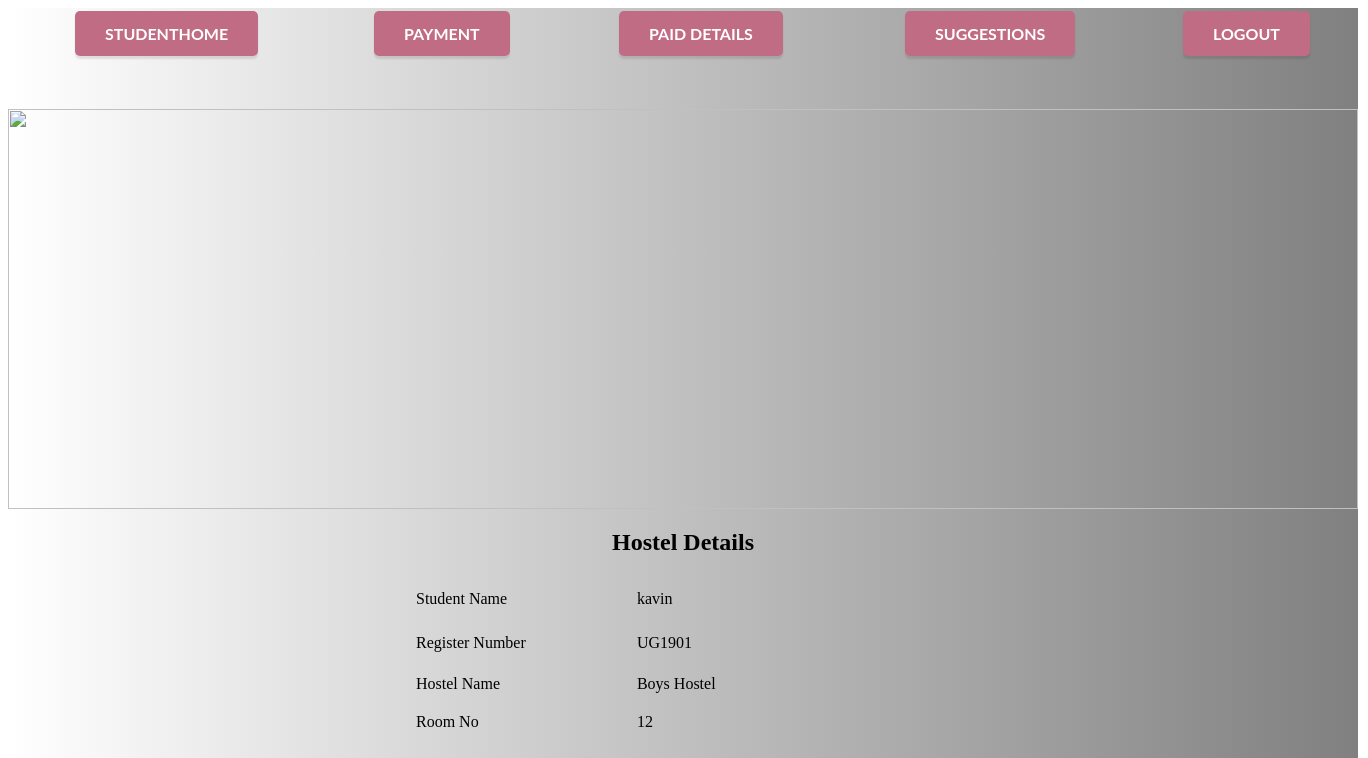
Page /ex/studhome.php (signed in) on the committed database.
### tables this page shows
CREATE TABLE `stud` (
  `id` int(11) NOT NULL,
  `stud_id` varchar(20) DEFAULT NULL,
  `name` varchar(50) NOT NULL,
  `reg` varchar(50) NOT NULL,
  `gender` varchar(50) NOT NULL,
  `age` varchar(50) NOT NULL,
  `email` varchar(50) NOT NULL,
  `phone` varchar(50) NOT NULL,
  `dept` varchar(50) NOT NULL,
  `hname` varchar(50) NOT NULL,
  `room` varchar(50) NOT NULL
);

### ex/studhome.php (the view, shortened to what this page needs)
<?php
include("dbconnect.php");
extract($_POST);
$reg=$_SESSION['reg'];
?>
<html>
<head>
  <link rel="stylesheet" href="indexstyle.css">
  <link rel="stylesheet" href="font.css">
  <link rel="stylesheet" href="gradient.css">
</head>
<body>
  <div id="grad2">
  <table width="100%" border="0">
    <tr>
      <th scope="col"><a href="studhome.php" class="button pulse">StudentHome</a></th>
      <th scope="col"><a href="pay.php" class="button pulse">payment</a></th>
       <th scope="col"><a href="viewp.php" class="button pulse">Paid Details</a></th>
      <th scope="col"><a href="suggest.php" class="button pulse">Suggestions</a></th>
       <th scope="col"><a href="index.php" class="button pulse">Logout</a></th>
    </tr>
  </table>
  <p>&nbsp;</p>
  <div id="content">
   <img src="images\sjc.jpeg" width="1350" height="400">
 <h2 align="center">Hostel Details</h2>
	<?php
	$qry=mysqli_query($connect,"select * from stud where reg='$reg'");
	$row=mysqli_fetch_assoc($qry);
	?>
  <table width="40%" height="167" border="0" align="center">
	 <tr>
      <td width="41%" height="42" align="justify">Student Name </td>
      <td width="59%">
       <?php echo $row['name'];?>      </td>
    </tr>
	     <tr>
      <td height="42" align="justify">Register Number</td>
      <td>  <?php echo $row['reg'];?></td>
    </tr>
	 <tr>
      <td height="36" align="justify">Hostel Name</td>
      <td> <?php echo $row['hname'];?></td>
    </tr>
	 <tr>
      <td align="justify">Room No</td>
      <td> <?php echo $row['room'];?></td>
    </tr>
	 </table>
</div>

### ex/styles/gradient.css (style rules this page uses)
#grad2 { height: 900px; width: 1350px; background-image: linear-gradient(to right,White,Gray); }

### rows in the picture
stud: name "kavin", reg "UG1901", hname "Boys Hostel", room "12"
